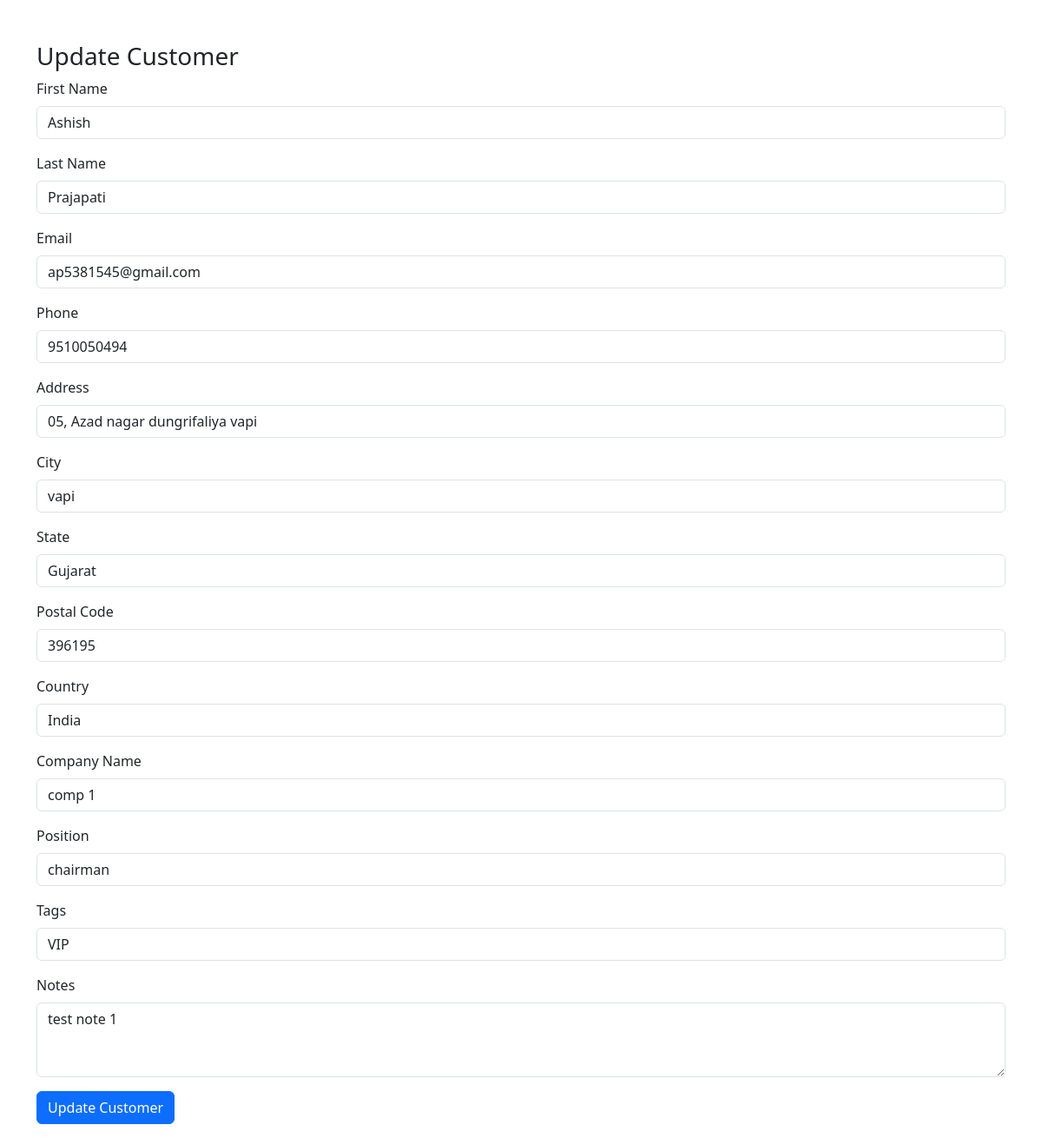
/admin/update.php?id=3, run on the app's committed database.
### tables this page shows
CREATE TABLE `customers` (
  `customer_id` int(11) NOT NULL,
  `first_name` varchar(50) NOT NULL,
  `last_name` varchar(50) NOT NULL,
  `email` varchar(100) NOT NULL,
  `phone` varchar(20) DEFAULT NULL,
  `address` text DEFAULT NULL,
  `city` varchar(50) DEFAULT NULL,
  `state` varchar(50) DEFAULT NULL,
  `postal_code` varchar(20) DEFAULT NULL,
  `country` varchar(50) DEFAULT NULL,
  `tags` varchar(255) DEFAULT NULL,
  `company_name` varchar(100) DEFAULT NULL,
  `position` varchar(50) DEFAULT NULL,
  `notes` text DEFAULT NULL,
  `status` enum('active','inactive','prospect') DEFAULT 'prospect',
  `created_at` datetime DEFAULT current_timestamp(),
  `updated_at` datetime DEFAULT current_timestamp() ON UPDATE current_timestamp()
);

### admin/update.php (the view, shortened to what this page needs)
<?php
include 'includes/db.php';
if (isset($_GET['id'])) {
    $customer_id = $_GET['id'];
    $query = $conn->prepare("SELECT * FROM customers WHERE customer_id = ?");
    $query->bind_param("i", $customer_id);
    $query->execute();
    $result = $query->get_result();
    $customer = $result->fetch_assoc();
}
?>
<!DOCTYPE html>
<html lang="en">
<head>
    <link href="https://cdn.jsdelivr.net/npm/bootstrap@5.3.0/dist/css/bootstrap.min.css" rel="stylesheet">
</head>
<body>
    <div class="container mt-5">
        <h3>Update Customer</h3>
        <form method="POST">
            <div class="mb-3">
                <label for="first_name" class="form-label">First Name</label>
                <input type="text" class="form-control" id="first_name" name="first_name" value="<?= $customer['first_name'] ?>" required>
            </div>
            <div class="mb-3">
                <label for="last_name" class="form-label">Last Name</label>
                <input type="text" class="form-control" id="last_name" name="last_name" value="<?= $customer['last_name'] ?>" required>
            </div>
            <div class="mb-3">
                <label for="email" class="form-label">Email</label>
                <input type="email" class="form-control" id="email" name="email" value="<?= $customer['email'] ?>" required>
            </div>
            <div class="mb-3">
                <label for="phone" class="form-label">Phone</label>
                <input type="text" class="form-control" id="phone" name="phone" value="<?= $customer['phone'] ?>" required>
            </div>
            <div class="mb-3">
                <label for="address" class="form-label">Address</label>
                <input type="text" class="form-control" id="address" name="address" value="<?= $customer['address'] ?>" required>
            </div>
            <div class="mb-3">
                <label for="city" class="form-label">City</label>
                <input type="text" class="form-control" id="city" name="city" value="<?= $customer['city'] ?>" required>
            </div>
            <div class="mb-3">
                <label for="state" class="form-label">State</label>
                <input type="text" class="form-control" id="state" name="state" value="<?= $customer['state'] ?>" required>
            </div>
            <div class="mb-3">
                <label for="postal_code" class="form-label">Postal Code</label>
                <input type="text" class="form-control" id="postal_code" name="postal_code" value="<?= $customer['postal_code'] ?>" required>
            </div>
            <div class="mb-3">
                <label for="country" class="form-label">Country</label>
                <input type="text" class="form-control" id="country" name="country" value="<?= $customer['country'] ?>" required>
            </div>
            <div class="mb-3">
                <label for="company_name" class="form-label">Company Name</label>
                <input type="text" class="form-control" id="company_name" name="company_name" value="<?= $customer['company_name'] ?>" required>
            </div>
            <div class="mb-3">
                <label for="position" class="form-label">Position</label>
                <input type="text" class="form-control" id="position" name="position" value="<?= $customer['position'] ?>" required>
            </div>
            <div class="mb-3">
                <label for="tags" class="form-label">Tags</label>
                <input type="text" class="form-control" id="tags" name="tags" value="<?= $customer['tags'] ?>" required>
            </div>
            <div class="mb-3">
                <label for="notes" class="form-label">Notes</label>
                <textarea class="form-control" id="notes" name="notes" rows="3" required><?= $customer['notes'] ?></textarea>
            </div>
            <div class="mb-3">
                <button type="submit" class="btn btn-primary">Update Customer</button>
            </div>
        </form>
    </div>
</body>
</html>

### data on the page
customers: first_name "Ashish", last_name "Prajapati", email "ap5381545@gmail.com", phone "9510050494", address "05, Azad nagar dungrifaliya vapi", city "vapi", state "Gujarat", postal_code "396195", country "India", company_name "comp 1", position "chairman", tags "VIP", notes "test note 1"
